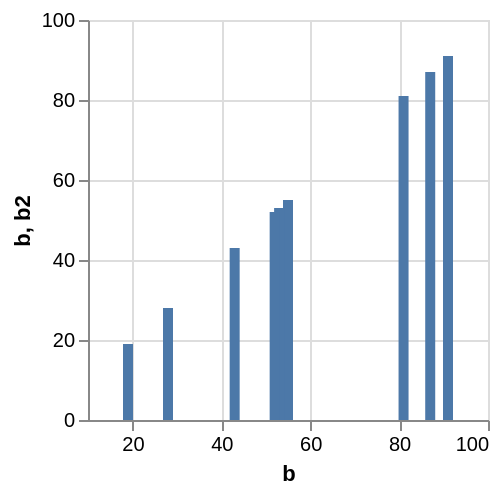

The specification (Vega-Lite) saved for this image:
### Vega specification from a JSON file in a GitHub repository (floating-point values rounded to 4 significant figures)
{"$schema": "https://vega.github.io/schema/vega/v5.json", "background": "white", "padding": 5, "width": 200, "height": 200, "style": "cell", "data": [{"name": "source_0", "values": [{"b": 28, "b2": 0}, {"b": 55, "b2": 0}, {"b": 43, "b2": 0}, {"b": 91, "b2": 0}, {"b": 81, "b2": 0}, {"b": 53, "b2": 0}, {"b": 19, "b2": 0}, {"b": 87, "b2": 0}, {"b": 52, "b2": 0}]}, {"name": "data_0", "source": "source_0", "transform": [{"type": "filter", "expr": "isValid(datum[\"b\"]) && isFinite(+datum[\"b\"])"}]}], "marks": [{"name": "marks", "type": "rect", "style": ["bar"], "from": {"data": "data_0"}, "encode": {"update": {"fill": {"value": "#4c78a8"}, "ariaRoleDescription": {"value": "bar"}, "description": {"signal": "\"b: \" + (!isValid(datum[\"b\"]) || !isFinite(+datum[\"b\"]) ? \"\" + datum[\"b\"] : format(datum[\"b\"], \"\")) + \"; b2: \" + (!isValid(datum[\"b2\"]) || !isFinite(+datum[\"b2\"]) ? \"\" + datum[\"b2\"] : format(datum[\"b2\"], \"\"))"}, "xc": {"scale": "x", "field": "b"}, "width": {"value": 5}, "y": {"scale": "y", "field": "b"}, "y2": {"scale": "y", "field": "b2"}}}}], "scales": [{"name": "x", "type": "linear", "domain": {"data": "data_0", "field": "b"}, "range": [0, {"signal": "width"}], "nice": true, "zero": false, "padding": 5}, {"name": "y", "type": "linear", "domain": {"data": "data_0", "fields": ["b", "b2"]}, "range": [{"signal": "height"}, 0], "nice": true, "zero": true}], "axes": [{"scale": "x", "orient": "bottom", "gridScale": "y", "grid": true, "tickCount": {"signal": "ceil(width/40)"}, "domain": false, "labels": false, "aria": false, "maxExtent": 0, "minExtent": 0, "ticks": false, "zindex": 0}, {"scale": "y", "orient": "left", "gridScale": "x", "grid": true, "tickCount": {"signal": "ceil(height/40)"}, "domain": false, "labels": false, "aria": false, "maxExtent": 0, "minExtent": 0, "ticks": false, "zindex": 0}, {"scale": "x", "orient": "bottom", "grid": false, "title": "b", "labelFlush": true, "labelOverlap": true, "tickCount": {"signal": "ceil(width/40)"}, "zindex": 0}, {"scale": "y", "orient": "left", "grid": false, "title": "b, b2", "labelOverlap": true, "tickCount": {"signal": "ceil(height/40)"}, "zindex": 0}]}
